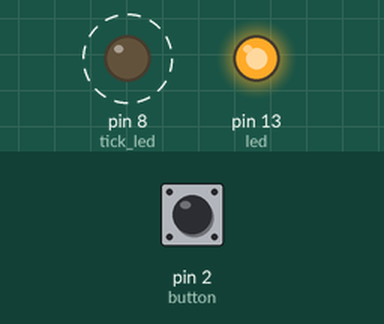
Recording of a sketch running on a simulated Arduino Uno, built with avr-gcc and run on an emulated ATmega328P. On the bench: output pins drawn as LEDs (lit = HIGH). Dashed ring = blinking. The inputs (shaded band) are chosen by the test bench; at power-on: pin 2 (button) HIGH.

Above: at 1.2 s.
1.3 s: pin 2 (button) pulled LOW for 0.15 s
At 2.8 s:
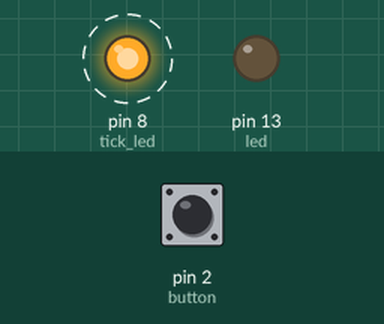
4.4 s: pin 2 (button) pulled LOW for 1 s
At 6.8 s:
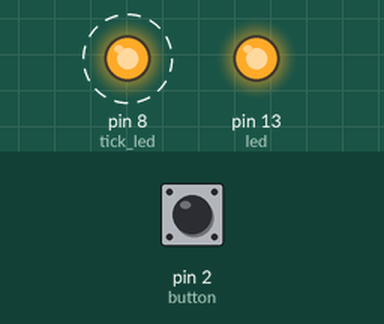
8.4 s: pin 2 (button) pulled LOW for 3.2 s
At 9.6 s:
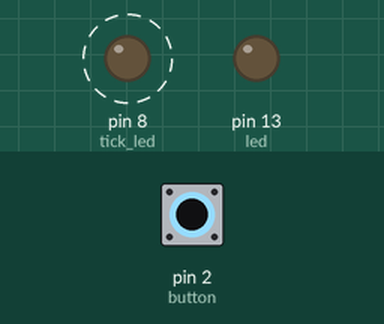
Timing chart, 0 to 20.6 s (numbered marks = the images above; inputs shaded):
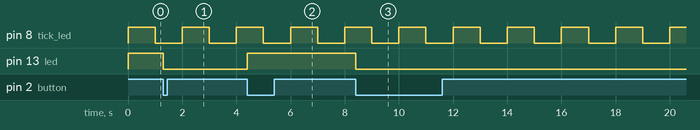

Measured:
- after the input at 1.3 s, pin 13 (led): HIGH → LOW at once
- after the input at 4.4 s, pin 13 (led): LOW → HIGH at once
- after the input at 8.4 s, pin 13 (led): HIGH → LOW at once
- by itself, pin 8 (tick_led): alternates HIGH for 1.0 s and LOW for 1.0 s

The sketch:

lab2-2.ino
```cpp
// 一LED燈控制按鈕需考慮de-bouncing問題；另外一顆LED燈則保持以每秒亮按的頻率持續閃爍。
const int button = 2;
const int led = 13;      //UNO內建LED
const int tick_led = 8;  //每秒亮暗的led
bool led_state = HIGH;
bool tick_led_state = HIGH;

int now = 0;   //每秒+1
int same = 0;  //紀錄狀態維持
int debounce_threshold = 200;

void setup() {
    pinMode(button, INPUT_PULLUP);  //上拉
    pinMode(led, OUTPUT);
    digitalWrite(led, led_state);
    pinMode(tick_led, OUTPUT);
    digitalWrite(tick_led, tick_led_state);
}

void loop() {
    if (digitalRead(button) == HIGH)  //沒按按鈕
        same = 0;
    else if (digitalRead(button) != HIGH) {  //按按鈕
        same++;
        if (same == debounce_threshold) {  //debounce
            led_state = !led_state;
            digitalWrite(led, led_state);
        }
    }
    if (((millis() / 1000) - now) != 0) {  //判斷過了一秒
        now++;
        tick_led_state = !tick_led_state;  //改變亮暗
        digitalWrite(tick_led, tick_led_state);
    }
}
```
